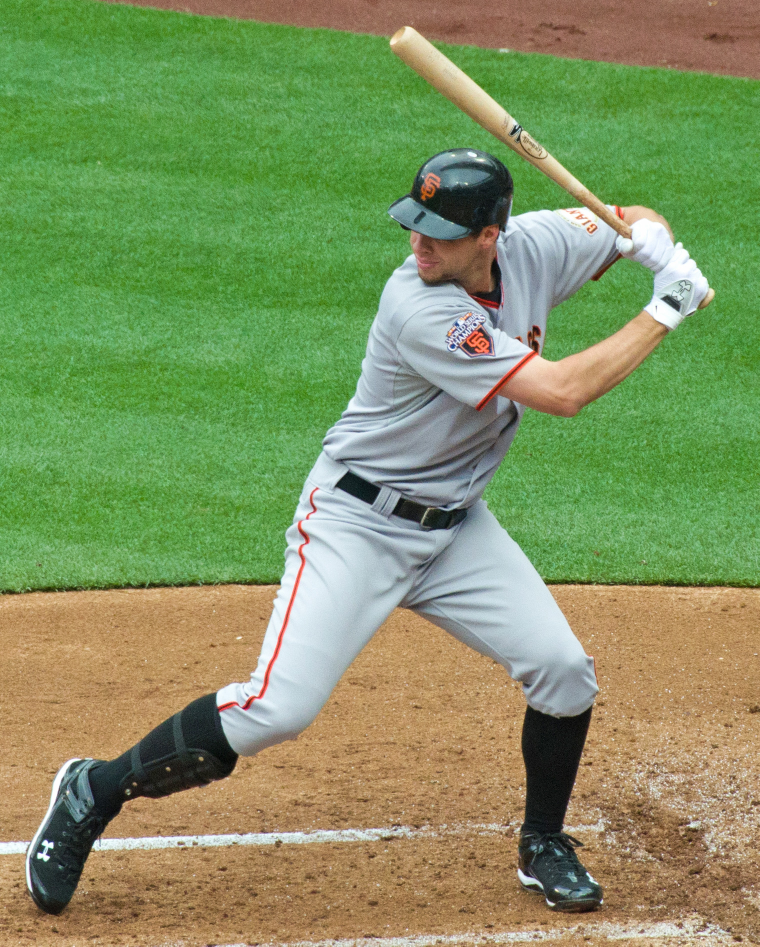
#> input picture src/python/Image Transformation/original.jpg, 1519 x 1893 px (shown at 1/2 size)
$ python crop_and_flip.py
#> lines starting #> are read from the running program, lines starting #| are printed output that depends on the picture
import cv2
import numpy as np
import matplotlib.pyplot as plt


img = cv2.imread('original.jpg')
#> img is the input picture: shape (1893, 1519, 3); mean B, G, R 97.5, 147.4, 129.8

cropped_img = img[:1250, :1000, :]
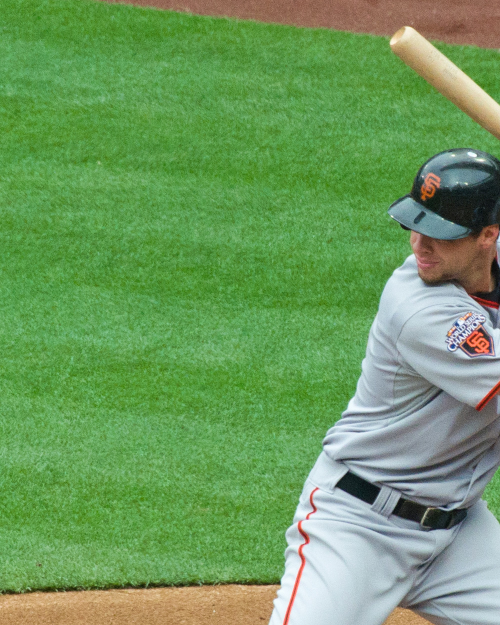
#> cropped_img: shape (1250, 1000, 3) (shown at 1/2 size); mean B, G, R 94.4, 154, 109.5

flipped_img = img[:, ::-1, :]
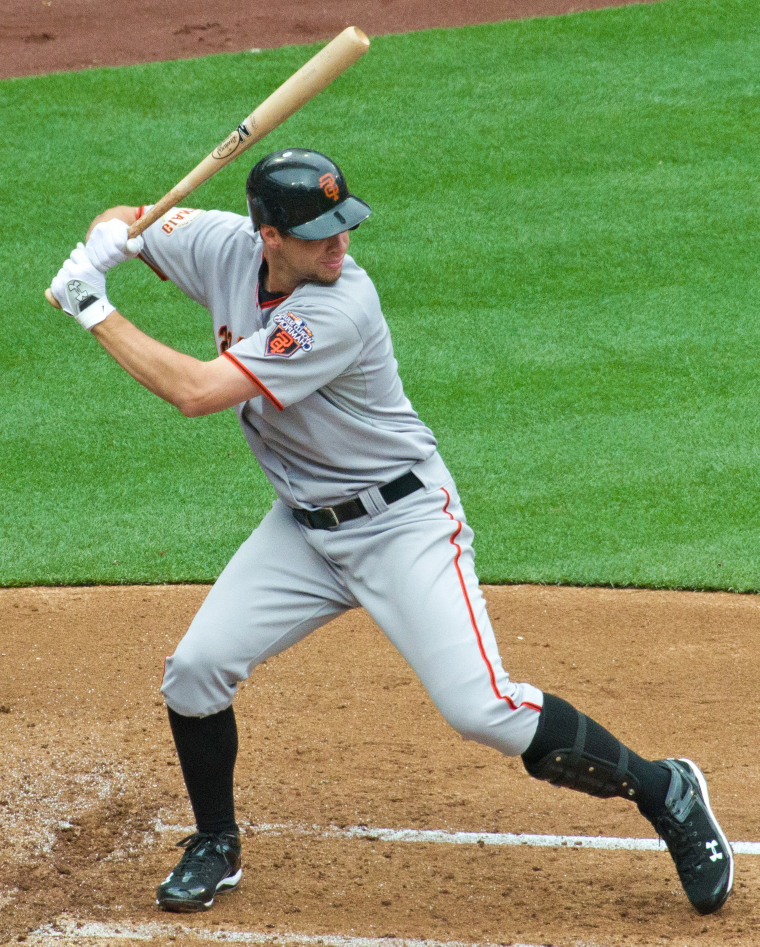
#> flipped_img: shape (1893, 1519, 3) (shown at 1/2 size); mean B, G, R 97.5, 147.4, 129.8

img = cv2.cvtColor(img, cv2.COLOR_BGR2RGB)
cropped_img = cv2.cvtColor(cropped_img, cv2.COLOR_BGR2RGB)
flipped_img = cv2.cvtColor(flipped_img, cv2.COLOR_BGR2RGB)

plt.subplot(131)
plt.title("Original\n Shape: %s"%str(np.shape(img)))
plt.imshow(img)
plt.subplot(132)
plt.title("Cropped\n Shape: %s"%str(np.shape(cropped_img)))
plt.imshow(cropped_img)
plt.subplot(133)
plt.title("Flipped")
plt.imshow(flipped_img)
plt.show()
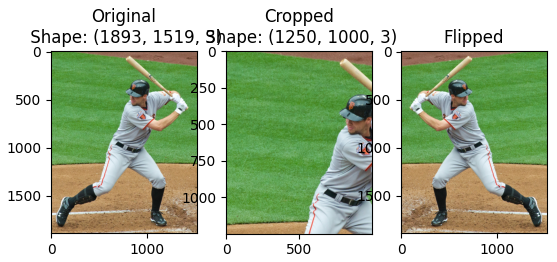
#> figure drawn by matplotlib, 3 panels
